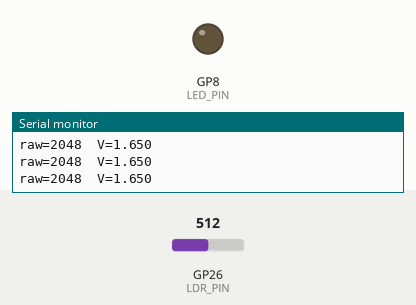
Simulated run of this program. Board: Raspberry Pi Pico. On the bench: output pins drawn as LEDs (lit = HIGH), the last lines printed to the serial monitor. Inputs (shaded band) come from the test bench; at power-on: GP26 (LDR_PIN) = 512 (analog values on the 0–1023 scale).

Above: at 1.2 s.
1.3 s: GP26 (LDR_PIN) set to 263
2.8 s: GP26 (LDR_PIN) set to 242
At 3.9 s:
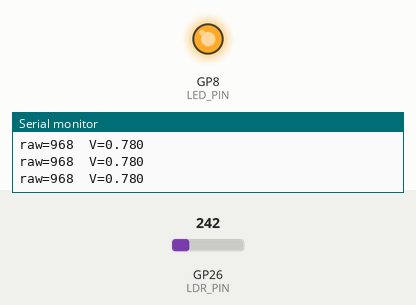
4.3 s: GP26 (LDR_PIN) set to 306
At 5.2 s:
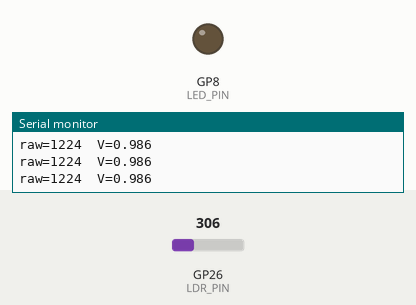
5.8 s: GP26 (LDR_PIN) set to 122
At 6.5 s:
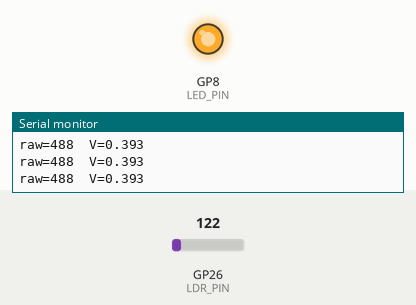
Timing chart, 0 to 8.3 s (numbered marks = the images above; inputs shaded):
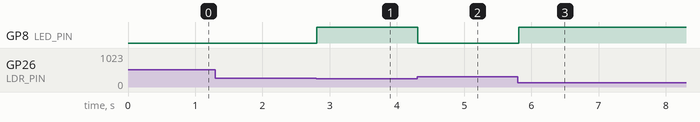

The program:

main.cpp
```cpp
#include <Arduino.h>


// Raspberry Pi Pico (Arduino core)
const int LDR_PIN = A0;   // GP26 on Pico ~10K
const int LED_PIN = 8;    // external LED with ~330 to GND


const float VTH      = 1.6f;   // volts
const float VREF     = 3.3f;   // Pico ADC reference voltage
const int   ADC_MAX  = 4095;   // raw , 2^12) -1
const int   THRESH_RAW = (int)(VTH / VREF * ADC_MAX); // = 1987, adc count threshold

void setup() {
  Serial.begin(115200);
  // opt wait
  unsigned long t0 = millis();
  while (!Serial && (millis() - t0 < 2000)) {}
  analogReadResolution(12);   // the RP2040’s ADC is a 12-bit SAR ADC
  pinMode(LED_PIN, OUTPUT);

  Serial.println("Pico LDR test ready");
}

void loop() {
  int raw = analogRead(LDR_PIN);               // On RP2040 the ADC block lives at 0x4004C000 and exposes 1. C&S. 2. 12bit conv result
                                              // raw is digitlalcode adc returns from voltage at junction on photoresistor (binary)
  float volts = raw * (VREF / ADC_MAX);        // convert to volts (1987) * (3.3/4095)~ 1.600V

  Serial.print("raw="); Serial.print(raw);
  Serial.print("  V=");  Serial.println(volts, 3);
  if (raw < 1000) {
  digitalWrite(LED_PIN, HIGH);
} //else if (raw > THRESH_RAW) {
  //digitalWrite(LED_PIN, HIGH);
//}
 else {
  digitalWrite(LED_PIN, LOW);
}
 // digitalWrite(LED_PIN, (raw > THRESH_RAW) ? HIGH : LOW);
  delay(100);
}

// ADC takes a code (binary) that matches the voltage input from the nearest step
// the enarest step - 12bit ADC with 3.3V references. 3.3/)2^12)-1 ~ .8mV, the LSB or spacing between steps
//rounds the analog voltage to the closest level

//1 MCU routes voltage to ADC input via MUX
//2 ADC knows Vref
// 3 charges up to Vin
// 4 DAC used for Vdac trial voltage from 12bit value
// 5 comparator used to determien Vin > or < Vdac, makes a 0 or 1 based on which
// 6 SAR used to build bit by bit, comparator used as a yes/no switch for the current trial bit
// 7 after 12 conparator selections, 12 bit code is established
//8 placed in RESULT register for analogRead() 
```

Measured:
- the behaviour switches between 250 and 249 on GP26 (LDR_PIN) (found by bisection; images 0 and 1)
- after the input at 2.8 s, GP8 (LED_PIN): LOW → HIGH at once
- after the input at 4.3 s, GP8 (LED_PIN): HIGH → LOW at once
- after the input at 5.8 s, GP8 (LED_PIN): LOW → HIGH at once
